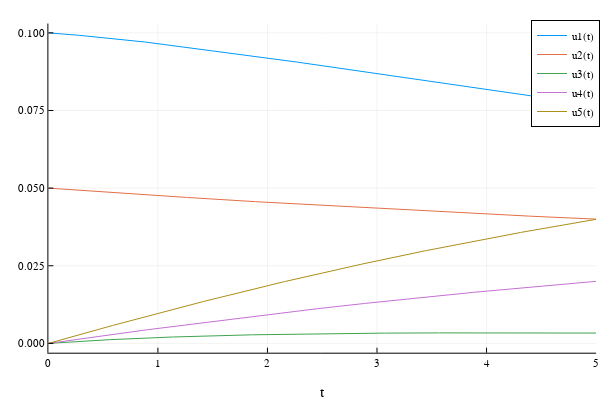

Source (notebook cell):
### Markdown cell above
## Function of bactch reactor combine with interactive representation

### Code cell
function batch_solver!(dC, C, k, t)
    
    # Define the kinetics
#     k1 = 0.5
#     k2 = 0.5
#     k3 = 0.5

    # Define the vector Y including the five components 
#     Ca = Y[0] 
#     Cb = Y[1]
#     Cc = Y[2]
#     Cd = Y[3]
#     Ce = Y[4]

    # Define the explicit rates of the three reactions
#     r1 = k1*Ca*Cb
#     r2 = k2*Cc
#     r3 = k3*Ca^2
    
    r1 = k[1]*C[1]*C[2]
    r2 = k[2]*C[3]
    r3 = k[3]*C[1]^2

    # Define mass balance on each component due to the multiple ractions going on in the reactor
    dC[1] = -r1 - 2*r2
    dC[2] = -r1
    dC[3] = r1 - r2
    dC[4] = r3
    dC[5] = 2*r3

end 


# tspan = LinRange(0,5,100)
tspan = (0.0,5.0)
Na0 = 10 # moles
Nb0 = 5  # moles
V =  100 # liters

Ca0 = Na0/V # initial component in the batch reactor
Cb0 = Nb0/V # initial component in the bacth reactor 
C0 = [Ca0, Cb0, 0, 0 , 0] # five component

# Define the k (p vector in documentation) 
# k is the rate constant array 
k = [0.5,0.5,0.5]

prob = ODEProblem(batch_solver!, C0, tspan, k)

Sol = solve(prob, Tsit5(),reltol=1e-8,abstol=1e-8)

Na = Sol[:,1]*V
Nb = Sol[:,2]*V
Nc = Sol[:,3]*V
Nd = Sol[:,4]*V
Ne = Sol[:,5]*V

# Plotting section
# plot(Sol, tspan, vars=('A','B','C','D','E'))
plotlyjs() # use this backend to get the inetractive output
plot(Sol)

### Figure 1 — Plotly figure (JSON) as saved in the notebook; plotly's stock layout.template omitted (floating-point values rounded to 4 significant figures; data arrays with more than 128 entries replaced by an {"elided": "..."} marker saying what was removed)
{"data": [{"colorbar": {"title": ""}, "legendgroup": "u1(t)", "line": {"color": "rgba(0, 154, 250, 1.000)", "dash": "solid", "shape": "linear", "width": 1}, "mode": "lines", "name": "u1(t)", "showlegend": true, "type": "scatter", "x": {"elided": "1000 float values"}, "xaxis": "x", "y": {"elided": "1000 float values"}, "yaxis": "y", "zmax": null, "zmin": null}, {"colorbar": {"title": ""}, "legendgroup": "u2(t)", "line": {"color": "rgba(227, 111, 71, 1.000)", "dash": "solid", "shape": "linear", "width": 1}, "mode": "lines", "name": "u2(t)", "showlegend": true, "type": "scatter", "x": {"elided": "1000 float values"}, "xaxis": "x", "y": {"elided": "1000 float values"}, "yaxis": "y", "zmax": null, "zmin": null}, {"colorbar": {"title": ""}, "legendgroup": "u3(t)", "line": {"color": "rgba(62, 164, 78, 1.000)", "dash": "solid", "shape": "linear", "width": 1}, "mode": "lines", "name": "u3(t)", "showlegend": true, "type": "scatter", "x": {"elided": "1000 float values"}, "xaxis": "x", "y": {"elided": "1000 float values"}, "yaxis": "y", "zmax": null, "zmin": null}, {"colorbar": {"title": ""}, "legendgroup": "u4(t)", "line": {"color": "rgba(195, 113, 210, 1.000)", "dash": "solid", "shape": "linear", "width": 1}, "mode": "lines", "name": "u4(t)", "showlegend": true, "type": "scatter", "x": {"elided": "1000 float values"}, "xaxis": "x", "y": {"elided": "1000 float values"}, "yaxis": "y", "zmax": null, "zmin": null}, {"colorbar": {"title": ""}, "legendgroup": "u5(t)", "line": {"color": "rgba(172, 142, 24, 1.000)", "dash": "solid", "shape": "linear", "width": 1}, "mode": "lines", "name": "u5(t)", "showlegend": true, "type": "scatter", "x": {"elided": "1000 float values"}, "xaxis": "x", "y": {"elided": "1000 float values"}, "yaxis": "y", "zmax": null, "zmin": null}], "layout": {"annotations": [], "height": 400, "legend": {"bgcolor": "rgba(255, 255, 255, 1.000)", "bordercolor": "rgba(0, 0, 0, 1.000)", "borderwidth": 1, "font": {"color": "rgba(0, 0, 0, 1.000)", "family": "sans-serif", "size": 11}, "title": {"font": {"color": "rgba(0, 0, 0, 1.000)", "family": "sans-serif", "size": 15}, "text": ""}, "tracegroupgap": 0, "traceorder": "normal", "x": 1, "xanchor": "auto", "y": 1, "yanchor": "auto"}, "margin": {"b": 20, "l": 0, "r": 0, "t": 20}, "paper_bgcolor": "rgba(255, 255, 255, 1.000)", "plot_bgcolor": "rgba(255, 255, 255, 1.000)", "showlegend": true, "width": 600, "xaxis": {"anchor": "y", "domain": [0.08064, 0.9934], "gridcolor": "rgba(0, 0, 0, 0.100)", "gridwidth": 0.5, "linecolor": "rgba(0, 0, 0, 1.000)", "mirror": false, "range": [0, 5], "showgrid": true, "showline": true, "showticklabels": true, "tickangle": 0, "tickcolor": "rgb(0, 0, 0)", "tickfont": {"color": "rgba(0, 0, 0, 1.000)", "family": "sans-serif", "size": 11}, "tickmode": "array", "ticks": "inside", "ticktext": ["0", "1", "2", "3", "4", "5"], "tickvals": [0, 1, 2, 3, 4, 5], "title": "t", "titlefont": {"color": "rgba(0, 0, 0, 1.000)", "family": "sans-serif", "size": 15}, "type": "-", "visible": true, "zeroline": false, "zerolinecolor": "rgba(0, 0, 0, 1.000)"}, "yaxis": {"anchor": "x", "domain": [0.07581, 0.9902], "gridcolor": "rgba(0, 0, 0, 0.100)", "gridwidth": 0.5, "linecolor": "rgba(0, 0, 0, 1.000)", "mirror": false, "range": [-0.003, 0.103], "showgrid": true, "showline": true, "showticklabels": true, "tickangle": 0, "tickcolor": "rgb(0, 0, 0)", "tickfont": {"color": "rgba(0, 0, 0, 1.000)", "family": "sans-serif", "size": 11}, "tickmode": "array", "ticks": "inside", "ticktext": ["0.000", "0.025", "0.050", "0.075", "0.100"], "tickvals": [0, 0.025, 0.05, 0.075, 0.1], "title": "", "titlefont": {"color": "rgba(0, 0, 0, 1.000)", "family": "sans-serif", "size": 15}, "type": "-", "visible": true, "zeroline": false, "zerolinecolor": "rgba(0, 0, 0, 1.000)"}}}
